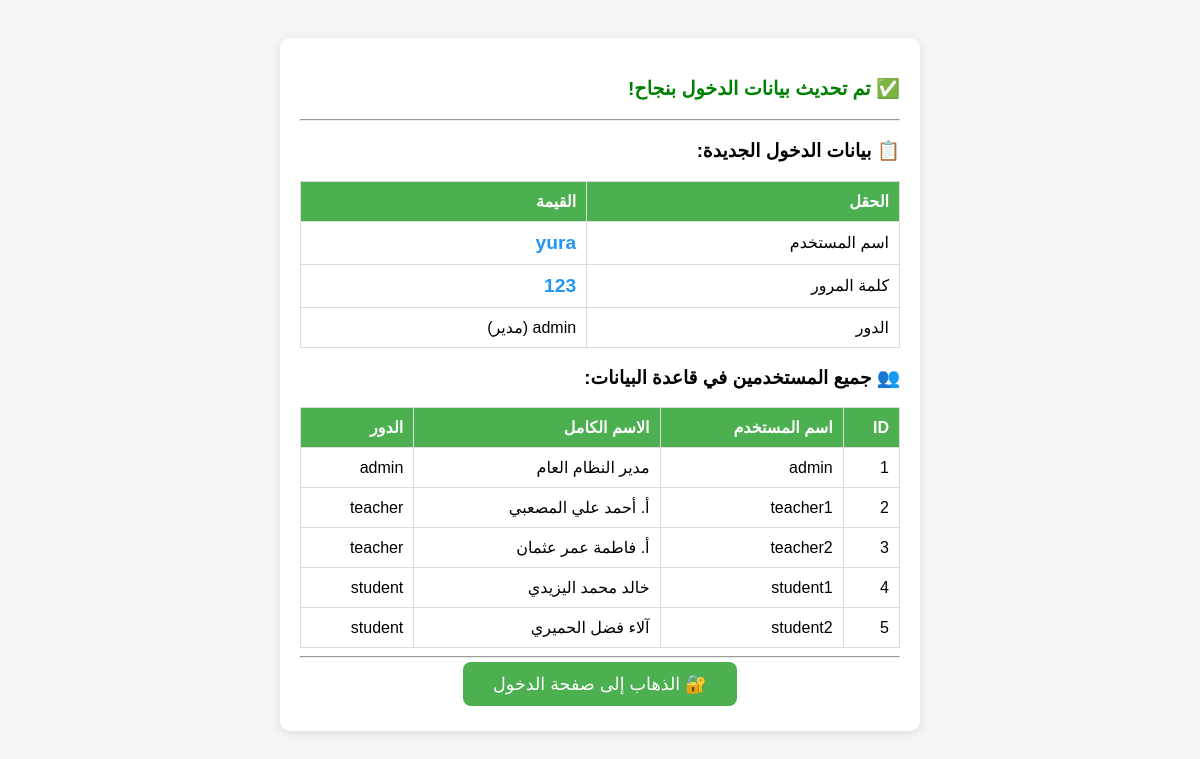
The app's page /update_credentials.php with its own data.
### tables this page shows
CREATE TABLE `users` (
    `id` INT AUTO_INCREMENT PRIMARY KEY,
    `username` VARCHAR(50) NOT NULL UNIQUE,
    `password` VARCHAR(255) NOT NULL,
    `full_name` VARCHAR(100) NOT NULL,
    `email` VARCHAR(100) NOT NULL UNIQUE,
    `role` ENUM('admin', 'teacher', 'student') NOT NULL,
    `created_at` TIMESTAMP DEFAULT CURRENT_TIMESTAMP
);

### update_credentials.php (the view, shortened to what this page needs)
<?php
require_once 'config/db.php';
$new_username = 'yura';
$new_password_plain = '123';
$new_password_hash = password_hash($new_password_plain, PASSWORD_DEFAULT);
echo "<!DOCTYPE html><html lang='ar'><head><meta charset='UTF-8'>
<style>
body{font-family:Arial,sans-serif;direction:rtl;text-align:right;padding:30px;background:#f5f5f5;}
.box{background:#fff;padding:20px;border-radius:10px;max-width:600px;margin:auto;box-shadow:0 2px 10px rgba(0,0,0,.1);}
table{width:100%;border-collapse:collapse;margin-top:15px;}
th,td{border:1px solid #ddd;padding:10px;text-align:right;}
th{background:#4CAF50;color:#fff;}
.ok{color:green;font-weight:bold;font-size:1.2em;}
.err{color:red;font-weight:bold;}
</style></head><body><div class='box'>";
try {
    $count = $pdo->query("SELECT COUNT(*) FROM users")->fetchColumn();
    if ($count == 0) {
        $stmt = $pdo->prepare("INSERT INTO users (username, password, full_name, email, role)
                               VALUES (:u, :p, 'مدير النظام', 'admin@school.com', 'admin')");
        $stmt->execute(['u' => $new_username, 'p' => $new_password_hash]);
        echo "<p class='ok'>✅ تم إنشاء المستخدم بنجاح!</p>";
    } else {
        echo "<p class='ok'>✅ تم تحديث بيانات الدخول بنجاح!</p>";
    }
    echo "<hr>
    <h3>📋 بيانات الدخول الجديدة:</h3>
    <table>
      <tr><th>الحقل</th><th>القيمة</th></tr>
      <tr><td>اسم المستخدم</td><td><strong style='color:#2196F3;font-size:1.2em'>$new_username</strong></td></tr>
      <tr><td>كلمة المرور</td><td><strong style='color:#2196F3;font-size:1.2em'>$new_password_plain</strong></td></tr>
      <tr><td>الدور</td><td>admin (مدير)</td></tr>
    </table>";
    $all = $pdo->query("SELECT id, username, full_name, role FROM users")->fetchAll();
    echo "<h3>👥 جميع المستخدمين في قاعدة البيانات:</h3><table>
    <tr><th>ID</th><th>اسم المستخدم</th><th>الاسم الكامل</th><th>الدور</th></tr>";
    foreach ($all as $u) {
        echo "<tr><td>{$u['id']}</td><td>{$u['username']}</td><td>{$u['full_name']}</td><td>{$u['role']}</td></tr>";
    }
    echo "</table>";
    echo "<hr><p style='text-align:center'>
    <a href='auth/login.php' style='background:#4CAF50;color:#fff;padding:12px 30px;border-radius:8px;text-decoration:none;font-size:1.1em'>
    🔐 الذهاب إلى صفحة الدخول</a></p>";
} catch (PDOException $e) {
    echo "<p class='err'>❌ خطأ: " . $e->getMessage() . "</p>";
    echo "<p>تأكد من أن MySQL يعمل في XAMPP وأن قاعدة البيانات <strong>school_db</strong> موجودة.</p>";
}
echo "</div></body></html>";
?>

### update_credentials.php (style rules this page uses)
body { font-family:Arial,sans-serif;direction:rtl;text-align:right;padding:30px;background:#f5f5f5; }
.box { background:#fff;padding:20px;border-radius:10px;max-width:600px;margin:auto;box-shadow:0 2px 10px rgba(0,0,0,.1); }
table { width:100%;border-collapse:collapse;margin-top:15px; }
th,td { border:1px solid #ddd;padding:10px;text-align:right; }
th { background:#4CAF50;color:#fff; }
.ok { color:green;font-weight:bold;font-size:1.2em; }

### records on screen
users: id "1", username "admin", full_name "مدير النظام العام", role "admin"
users: id "2", username "teacher1", full_name "أ. أحمد علي المصعبي", role "teacher"
users: id "3", username "teacher2", full_name "أ. فاطمة عمر عثمان", role "teacher"
users: id "4", username "student1", full_name "خالد محمد اليزيدي", role "student"
users: id "5", username "student2", full_name "آلاء فضل الحميري", role "student"

### other values on screen
$new_username "yura"
$new_password_plain "123"
